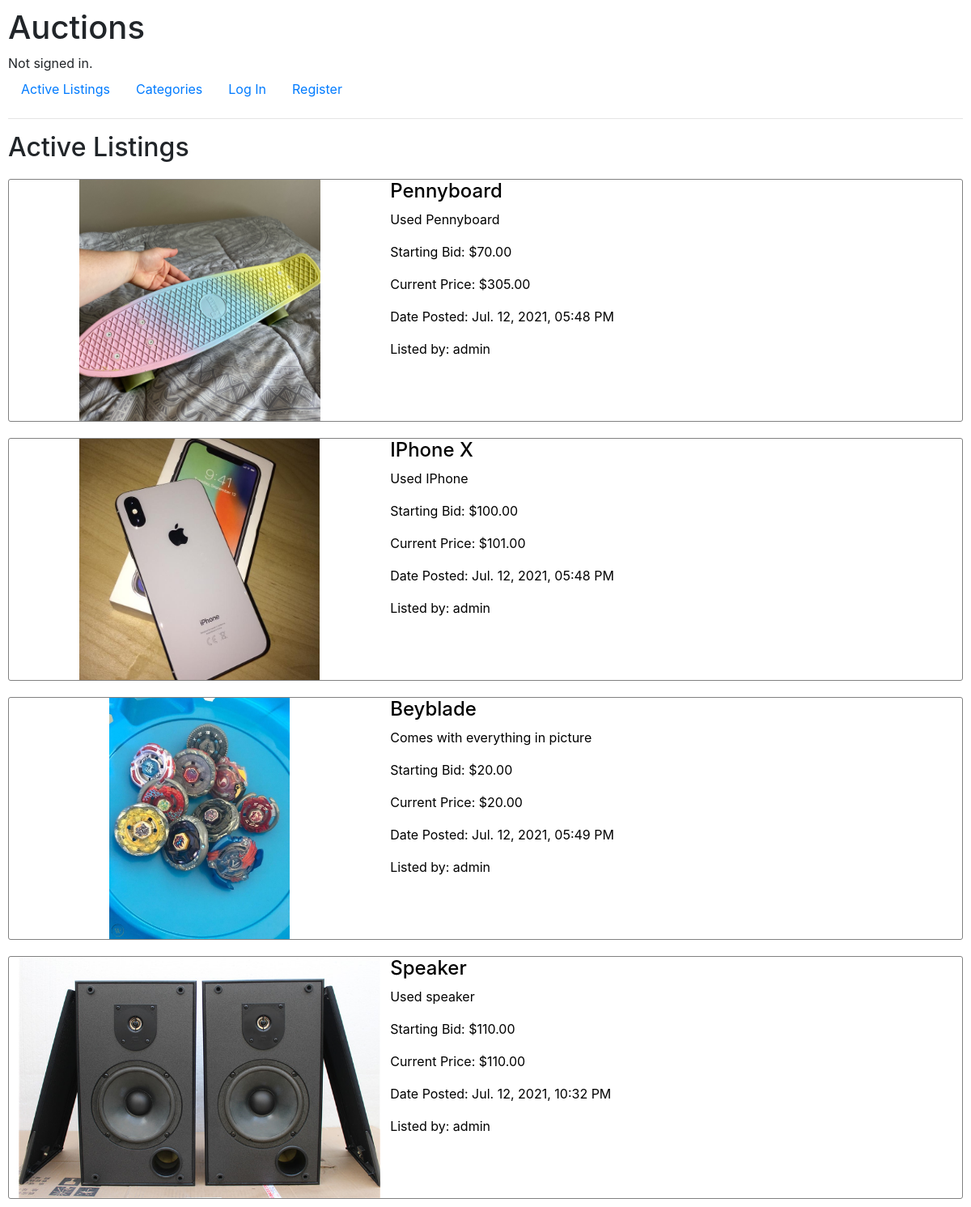
The page / on the database its author committed.
### auctions/models.py (models this page shows, shortened)
class Listing(models.Model):
    user_id = models.ForeignKey(User, on_delete=models.CASCADE, related_name="this_user_listings")
    title = models.CharField(max_length=64)
    description = models.TextField(blank=True)
    startingbid = models.FloatField()
    currentbid = models.FloatField(blank=True, null=True)
    category = models.ForeignKey(Category, on_delete=models.CASCADE, related_name="this_category_listings", blank=True, null=True)
    image = models.ImageField(null=True, blank=True)
    isitactive = models.BooleanField(default=True)
    watchlist = models.ManyToManyField(User, blank=True, related_name="this_user_fav_listing")
    dateposted = models.DateTimeField(auto_now_add=True)
    def get_starting_bid(self):
        return "{:.2f}".format(self.startingbid)
    def get_current_price(self):
        if self.currentbid is None:
            return "$" + "{:.2f}".format(self.startingbid)
        else:
            return "$" + "{:.2f}".format(self.currentbid)
    def get_date(self):
        return self.dateposted.strftime("%b. %d, %Y, %I:%M %p")

class User(AbstractUser):
    pass

### auctions/views.py (the view)
# urls.py: path("", views.index, name="index"),
def index(request):
    return render(request, "auctions/index.html", {
        "activelistings":Listing.objects.filter(isitactive= True)
    })

### auctions/templates/auctions/index.html
{% extends "auctions/layout.html" %}
{% block body %}
    <h2>Active Listings</h2>
    {% if activelistings %}
        {% for activelisting in activelistings %}
        <a class="link" href="{% url 'listing' activelisting.id %}">
            <div class="listing">
                <div class="image-container">
                    <img class="listing-image" src="{{activelisting.image.url}}">
                </div>
                <div class="listing-info">
                    <h4>{{activelisting.title}}</h4>
                    <p>{{activelisting.description}}</p>
                    <p>Starting Bid: ${{activelisting.get_starting_bid}}</p>
                    <p>Current Price: {{activelisting.get_current_price}}</p>
                    <p>Date Posted: {{activelisting.get_date}}</p>
                    <p>Listed by: {{activelisting.user_id.username}}</p>
                </div>
            </div>
        </a>
        {% endfor %}
    {% else %}
        <h3>No Active Listings</h3>
    {% endif %}
{% endblock %}

### auctions/static/auctions/styles.css (style rules this page uses)
body { padding: 10px; }
.listing { height: 300px; width: 100%; display:flex; flex-direction: row; margin-top: 20px; border: 1px solid grey; border-radius: 3px; transition: transform .2s; }
.image-container { width: 40%; text-align: center; }
.listing-image { max-width:100%; max-height:100%; }
.link { text-decoration: none !important; color: black; }

### rows shown on the page
Listing: image (picture), title "Pennyboard", description "Used Pennyboard", get_starting_bid "70.00", get_current_price "$305.00", get_date "Jul. 12, 2021, 05:48 PM", user_id.username "admin"
Listing: image (picture), title "IPhone X", description "Used IPhone", get_starting_bid "100.00", get_current_price "$101.00", get_date "Jul. 12, 2021, 05:48 PM", user_id.username "admin"
Listing: image (picture), title "Beyblade", description "Comes with everything in picture", get_starting_bid "20.00", get_current_price "$20.00", get_date "Jul. 12, 2021, 05:49 PM", user_id.username "admin"
Listing: image (picture), title "Speaker", description "Used speaker", get_starting_bid "110.00", get_current_price "$110.00", get_date "Jul. 12, 2021, 10:32 PM", user_id.username "admin"
